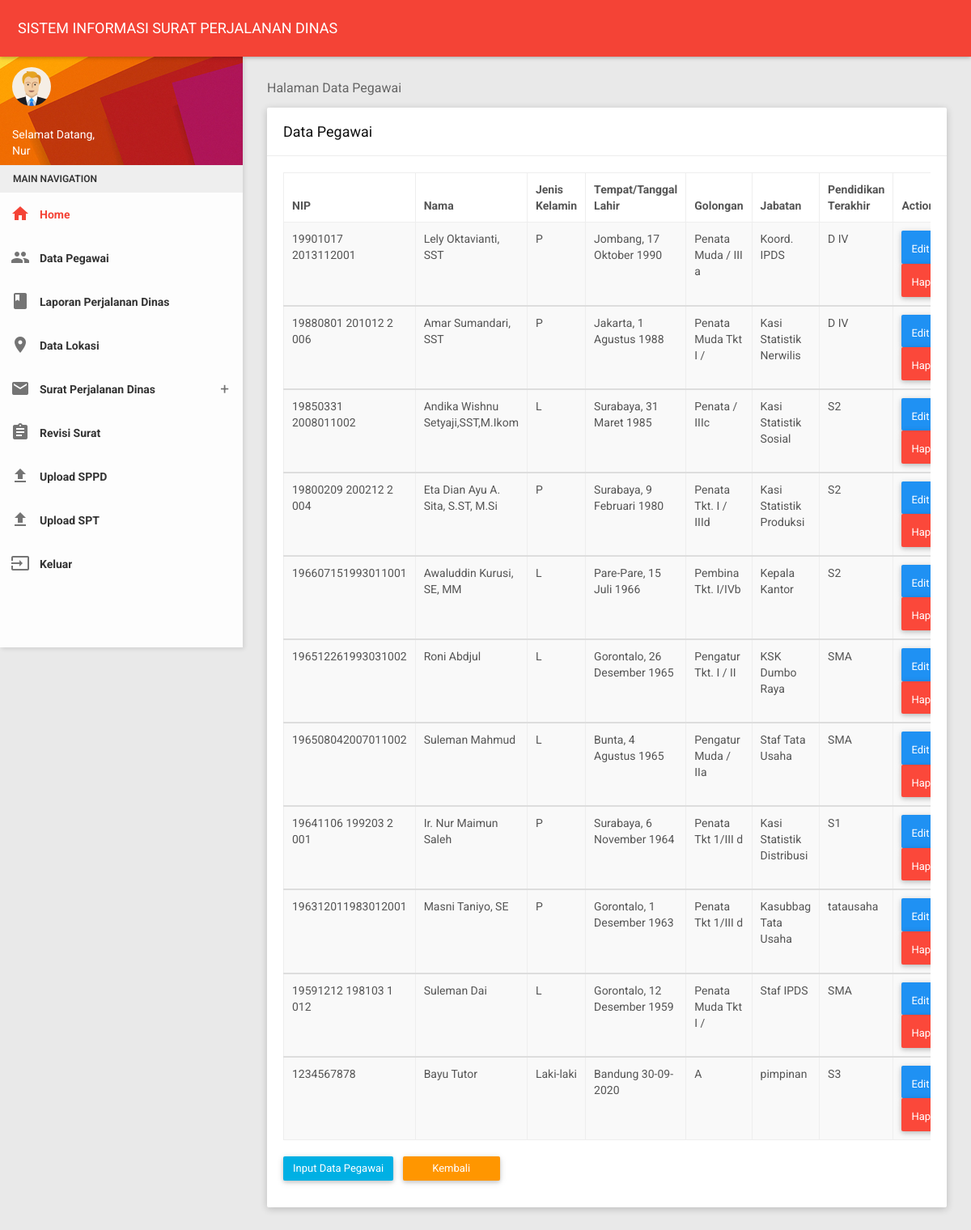
The app's page /tatausaha/pegawai.php (signed in) with its own data.
### tables this page shows
CREATE TABLE `pegawai` (
  `nip` varchar(100) NOT NULL,
  `nama` varchar(50) NOT NULL,
  `jk` varchar(15) NOT NULL,
  `ttl` varchar(50) NOT NULL,
  `golongan` varchar(20) NOT NULL,
  `jabatan` varchar(30) NOT NULL,
  `pd` varchar(30) NOT NULL,
  `username` varchar(30) NOT NULL,
  `password` varchar(32) NOT NULL,
  `hak_akses` varchar(10) NOT NULL
);

### tatausaha/pegawai.php (the view, shortened to what this page needs)
<?php
include '../tampilan/atastata.php';
?>
    <section class="content">
        <div class="container-fluid">
            <div class="block-header">
                <h2>Halaman Data Pegawai</h2>
            </div>
            <div class="row clearfix">
                <div class="col-lg-12 col-md-12 col-sm-12 col-xs-12">
                    <div class="card">
                        <div class="header">
                            <h2>
                                Data Pegawai
                            </h2>
                        </div>
                        <div class="body">
                            <div class="table-responsive">
                                <table class="table table-bordered table-striped table-hover dataTable js-exportable">
                                    <thead>
                                        <tr>
                                            <th>NIP</th>
                                            <th>Nama</th>
                                            <th>Jenis Kelamin</th>
                                            <th>Tempat/Tanggal Lahir</th>
                                            <th>Golongan</th>
                                            <th>Jabatan</th>
                                            <th>Pendidikan Terakhir</th>
                                            <th>Action</th>
                                        </tr>
                                    </thead>
                                     <?php
                   			 $tampil=mysqli_query($conn, "SELECT * from pegawai order by nip desc");
                   			 while($data=mysqli_fetch_array($tampil)){
                    			?>
                                     <tbody>
                                        <tr>
                                            <td><?php echo $data['nip']; ?></td>
                                            <td><?php echo $data['nama']; ?></td>
                                            <td><?php echo $data['jk']; ?></td>
                                            <td><?php echo $data['ttl']; ?></td>
                                            <td><?php echo $data['golongan']; ?></td>
                                            <td><?php echo $data['jabatan']; ?></td>
                                            <td><?php echo $data['pd']; ?></td>
                        <td><a  class="btn btn-primary waves-effect" href="editp.php?hal=edit&kd=<?php echo $data['nip'];?>"><i class="fa fa-edit"></i> Edit</a>
                        <a class="btn btn-danger waves-effect" href="hapusp.php?hal=hapus&kd=<?php echo $data['nip'];?>"><i class="fa fa-wrench"></i> Hapus</a></td>
                                        </tr>
                                            <?php
             								 }
            							  ?>
                                      </tbody>
                                </table>
                            </div>
                            <div class="button-demo">
                      <a href="inputp.php" type="button" class="btn btn-info waves-effect">Input Data Pegawai</a>
                      <a href="index.php" type="button" class="btn btn-warning waves-effect">Kembali</a>
                            </div>
                        </div>
                    </div>
                </div>
            </div>
            </div>
    </section>
  <?php
  include '../tampilan/footer.php';
?>

### tampilan/atastata.php (shortened to what this page needs)
<!DOCTYPE html>
<html>
<head>
    <link href="../plugins/bootstrap/css/bootstrap.css" rel="stylesheet">
    <link href="../plugins/node-waves/waves.css" rel="stylesheet" />
    <link href="../plugins/animate-css/animate.css" rel="stylesheet" />
    <link href="../plugins/node-waves/waves.css" rel="stylesheet" />
    <link href="../plugins/animate-css/animate.css" rel="stylesheet" />
    <link href="../plugins/bootstrap-colorpicker/css/bootstrap-colorpicker.css" rel="stylesheet" />
    <link href="../plugins/dropzone/dropzone.css" rel="stylesheet">
    <link href="../plugins/multi-select/css/multi-select.css" rel="stylesheet">
    <link href="../plugins/jquery-spinner/css/bootstrap-spinner.css" rel="stylesheet">
    <link href="../plugins/bootstrap-tagsinput/bootstrap-tagsinput.css" rel="stylesheet">
    <link href="../plugins/bootstrap-select/css/bootstrap-select.css" rel="stylesheet" />
    <link href="../plugins/nouislider/nouislider.min.css" rel="stylesheet" />
    <link href="../plugins/morrisjs/morris.css" rel="stylesheet" />
    <link href="../css1/style.css" rel="stylesheet">
    <link href="../css1/themes/all-themes.css" rel="stylesheet" />
        <link rel="stylesheet" href="../css/datepicker.css">
</head>
<body class="theme-red">
    <nav class="navbar">
        <div class="container-fluid">
            <div class="navbar-header">
                <a class="navbar-brand" href="#">SISTEM INFORMASI SURAT PERJALANAN DINAS</a>
            </div>
        </div>
    </nav>
    <section>
        <aside id="leftsidebar" class="sidebar">
            <div class="user-info">
                <div class="image">
                    <img src="../images/user.png" width="48" height="48" alt="User" />
                </div>
                <div class="info-container">
                    <div class="name" data-toggle="dropdown" aria-haspopup="true" aria-expanded="false">
                Selamat Datang,
                 <div class="name"><?php
                 echo $_SESSION['username'];
               ?>
               </div>
                    </div>
                </div>
            </div>
            <div class="menu">
                <ul class="list">
                    <li class="header">MAIN NAVIGATION</li>
                    <li class="active">
                        <a href="index.php">
                            <i class="material-icons">home</i>
                            <span>Home</span>
                        </a>
                    </li>
                    <li>
                        <a href="pegawai.php">
                            <i class="material-icons">people</i>
                            <span>Data Pegawai</span>
                        </a>
                    </li>
                    <li>
                        <a href="data_lpd.php">
                            <i class="material-icons">book</i>
                            <span>Laporan Perjalanan Dinas</span>
                        </a>
                    </li>
                    <li>
                        <a href="lokasi.php">
                            <i class="material-icons">location_on</i>
                            <span>Data Lokasi</span>
                        </a>
                    </li>
                    <li>
                        <a href="javascript:void(0);" class="menu-toggle">
                            <i class="material-icons">email</i>
                            <span>Surat Perjalanan Dinas</span>
                        </a>
                     </li>
                     <li>
                        <a href="revisi.php">
                            <i class="material-icons">assignment</i>
                            <span>Revisi Surat</span>
                        </a>
                    </li>
                      <li>
                        <a href="up_sppd.php">
                            <i class="material-icons">file_upload</i>
                            <span>Upload SPPD</span>
                        </a>
                    </li>
                    <li>
                        <a href="up_spt.php">
                            <i class="material-icons">file_upload</i>
                            <span>Upload SPT</span>
                        </a>
                    </li>
                     <li><a href="../logout.php" onclick="return confirm('Apakah anda akan keluar?');"><i class="material-icons">input</i>
                     <span>Keluar</span>
                    </a></li>
                  </ul>
                </div>
              </aside>
    </section>

### tampilan/footer.php (shortened to what this page needs)
</body>
</body>
</html>

### css1/themes/all-themes.css (style rules this page uses)
.theme-red .navbar-brand { color: #fff; }
.theme-red .sidebar .menu .list li.active { background-color: transparent; }
.theme-red .sidebar .menu .list li.active > :first-child i, .theme-red .sidebar .menu .list li.active > :first-child span { color: #F44336; }
.theme-red .sidebar .menu .list .toggled { background-color: transparent; }

### records on screen
pegawai: nip "19901017 2013112001", nama "Lely Oktavianti, SST", jk "P", ttl "Jombang, 17 Oktober 1990", golongan "Penata Muda / III a", jabatan "Koord. IPDS", pd "D IV"
pegawai: nip "19880801 201012 2 006", nama "Amar Sumandari, SST", jk "P", ttl "Jakarta, 1 Agustus 1988", golongan "Penata Muda Tkt I /", jabatan "Kasi Statistik Nerwilis", pd "D IV"
pegawai: nip "19850331 2008011002", nama "Andika Wishnu Setyaji,SST,M.Ikom", jk "L", ttl "Surabaya, 31 Maret 1985", golongan "Penata / IIIc", jabatan "Kasi Statistik Sosial", pd "S2"
pegawai: nip "19800209 200212 2 004", nama "Eta Dian Ayu A. Sita, S.ST, M.Si", jk "P", ttl "Surabaya, 9 Februari 1980", golongan "Penata Tkt. I / IIId", jabatan "Kasi Statistik Produksi", pd "S2"
pegawai: nip "196607151993011001", nama "Awaluddin Kurusi, SE, MM", jk "L", ttl "Pare-Pare, 15 Juli 1966", golongan "Pembina Tkt. I/IVb", jabatan "Kepala Kantor", pd "S2"
pegawai: nip "196512261993031002", nama "Roni Abdjul", jk "L", ttl "Gorontalo, 26 Desember 1965", golongan "Pengatur Tkt. I / II", jabatan "KSK Dumbo Raya", pd "SMA"
pegawai: nip "196508042007011002", nama "Suleman Mahmud", jk "L", ttl "Bunta, 4 Agustus 1965", golongan "Pengatur Muda / IIa", jabatan "Staf Tata Usaha", pd "SMA"
pegawai: nip "19641106 199203 2 001", nama "Ir. Nur Maimun Saleh", jk "P", ttl "Surabaya, 6 November 1964", golongan "Penata Tkt 1/III d", jabatan "Kasi Statistik Distribusi", pd "S1"
pegawai: nip "196312011983012001", nama "Masni Taniyo, SE", jk "P", ttl "Gorontalo, 1 Desember 1963", golongan "Penata Tkt 1/III d", jabatan "Kasubbag Tata Usaha", pd "tatausaha"
pegawai: nip "19591212 198103 1 012", nama "Suleman Dai", jk "L", ttl "Gorontalo, 12 Desember 1959", golongan "Penata Muda Tkt I /", jabatan "Staf IPDS", pd "SMA"
pegawai: nip "1234567878", nama "Bayu Tutor", jk "Laki-laki", ttl "Bandung 30-09-2020", golongan "A", jabatan "pimpinan", pd "S3"

### other values on screen
$_SESSION['username'] "Nur"
